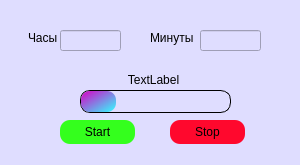
<?xml version="1.0" encoding="UTF-8"?>
<ui version="4.0">
 <class>MainWindow</class>
 <widget class="QMainWindow" name="MainWindow">
  <property name="geometry">
   <rect>
    <x>0</x>
    <y>0</y>
    <width>300</width>
    <height>165</height>
   </rect>
  </property>
  <property name="sizePolicy">
   <sizepolicy hsizetype="Fixed" vsizetype="Fixed">
    <horstretch>0</horstretch>
    <verstretch>0</verstretch>
   </sizepolicy>
  </property>
  <property name="minimumSize">
   <size>
    <width>300</width>
    <height>165</height>
   </size>
  </property>
  <property name="maximumSize">
   <size>
    <width>300</width>
    <height>165</height>
   </size>
  </property>
  <property name="windowTitle">
   <string>Sleep Timer</string>
  </property>
  <property name="styleSheet">
   <string notr="true">background: rgb(223, 221, 255)</string>
  </property>
  <widget class="QWidget" name="centralwidget">
   <widget class="QLabel" name="label">
    <property name="geometry">
     <rect>
      <x>28</x>
      <y>30</y>
      <width>49</width>
      <height>16</height>
     </rect>
    </property>
    <property name="text">
     <string>Часы</string>
    </property>
   </widget>
   <widget class="QLabel" name="label_2">
    <property name="geometry">
     <rect>
      <x>150</x>
      <y>30</y>
      <width>49</width>
      <height>16</height>
     </rect>
    </property>
    <property name="text">
     <string>Минуты</string>
    </property>
   </widget>
   <widget class="QPushButton" name="pushButton">
    <property name="geometry">
     <rect>
      <x>60</x>
      <y>120</y>
      <width>75</width>
      <height>24</height>
     </rect>
    </property>
    <property name="styleSheet">
     <string notr="true">QPushButton{
	background: rgb(52, 255, 29);
	border-radius: 10px ;
}

QPushButton:pressed{
	background: rgb(38, 176, 20);
}
</string>
    </property>
    <property name="text">
     <string>Start</string>
    </property>
   </widget>
   <widget class="QPushButton" name="pushButton_2">
    <property name="geometry">
     <rect>
      <x>170</x>
      <y>120</y>
      <width>75</width>
      <height>24</height>
     </rect>
    </property>
    <property name="styleSheet">
     <string notr="true">QPushButton{
	background: rgb(255, 8, 45);
	border-radius: 10px ;
}
QPushButton:pressed{
	background: rgb(147, 5, 26);
}</string>
    </property>
    <property name="text">
     <string>Stop</string>
    </property>
   </widget>
   <widget class="QLineEdit" name="lineEdit">
    <property name="geometry">
     <rect>
      <x>60</x>
      <y>30</y>
      <width>61</width>
      <height>21</height>
     </rect>
    </property>
   </widget>
   <widget class="QLineEdit" name="lineEdit_2">
    <property name="geometry">
     <rect>
      <x>200</x>
      <y>30</y>
      <width>61</width>
      <height>21</height>
     </rect>
    </property>
   </widget>
   <widget class="QLabel" name="label_3">
    <property name="geometry">
     <rect>
      <x>-2</x>
      <y>70</y>
      <width>311</width>
      <height>20</height>
     </rect>
    </property>
    <property name="text">
     <string>TextLabel</string>
    </property>
    <property name="alignment">
     <set>Qt::AlignCenter</set>
    </property>
   </widget>
   <widget class="QProgressBar" name="progressBar">
    <property name="geometry">
     <rect>
      <x>80</x>
      <y>90</y>
      <width>151</width>
      <height>23</height>
     </rect>
    </property>
    <property name="styleSheet">
     <string notr="true">QProgressBar {
border: 1px solid black;
border-radius: 10%;
}
QProgressBar::chunk{
border-radius: 9%;
	background-color: qlineargradient(spread:pad, x1:0, y1:0, x2:1, y2:1, stop:0 rgba(217, 0, 197, 255), stop:1 rgba(49, 255, 255, 255));
}</string>
    </property>
    <property name="value">
     <number>24</number>
    </property>
    <property name="textVisible">
     <bool>false</bool>
    </property>
   </widget>
  </widget>
 </widget>
 <tabstops>
  <tabstop>lineEdit</tabstop>
  <tabstop>lineEdit_2</tabstop>
  <tabstop>pushButton</tabstop>
  <tabstop>pushButton_2</tabstop>
 </tabstops>
 <resources/>
 <connections/>
</ui>
